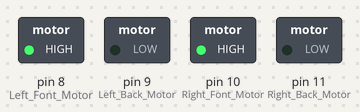
Recording of a sketch running on a simulated Arduino Uno, built with avr-gcc and run on an emulated ATmega328P. On the bench: switched loads named in the sketch (green lamp = pin HIGH).

Above: at 1.0 s.
At 3.0 s:
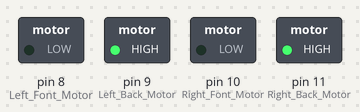
Timing chart, 0 to 5.2 s (numbered marks = the images above):
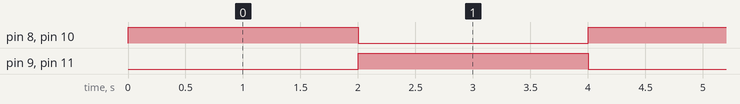

Measured:
- by itself, pin 8 (Left_Font_Motor), pin 9 (Left_Back_Motor), pin 10 (Right_Font_Motor), pin 11 (Right_Back_Motor): alternates HIGH for 2.0 s and LOW for 2.0 s

The sketch:

L298N-Motor-Driver-Test.ino
```cpp
const int Left_Font_Motor = 8;
const int Left_Back_Motor = 9;
const int Right_Font_Motor = 10;
const int Right_Back_Motor = 11;

void setup(){
  pinMode(Left_Font_Motor, OUTPUT);
  pinMode(Left_Back_Motor, OUTPUT);
  pinMode(Right_Font_Motor, OUTPUT);
  pinMode(Right_Back_Motor, OUTPUT);
}

void loop(){
  digitalWrite(Left_Font_Motor,   1);
  digitalWrite(Left_Back_Motor, 0);
  digitalWrite(Right_Font_Motor,   1);
  digitalWrite(Right_Back_Motor, 0);

  delay(2000);

  digitalWrite(Left_Font_Motor,   0);
  digitalWrite(Left_Back_Motor, 1);
  digitalWrite(Right_Font_Motor,   0);
  digitalWrite(Right_Back_Motor, 1);
  delay(2000);
}
```
